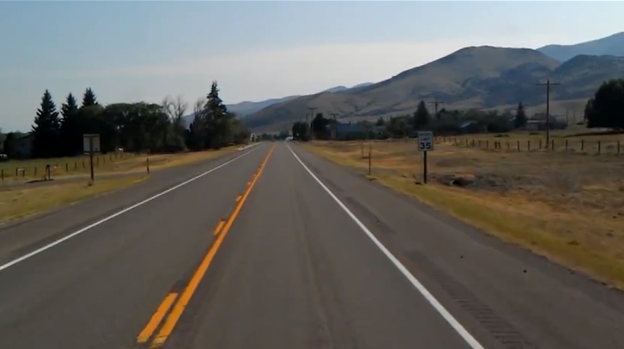
#> input picture test_image.png, 624 x 349 px
$ jupyter execute --allow-errors CaseStudyAssignment3_on_02_05_21.ipynb   (shell and % lines are left out)
#> lines starting #> are read from the running program, lines starting #| are printed output that depends on the picture; after the words box and inside, x2 and y2 are one past the last pixel; in counts of white or black regions, pixels touching at a corner belong together
- Course Name:    Computer Vision
- Course Code:	19AI621
- Course Advisor: Dr. Senthilkumar T
- Title:	Lane Detection for Autonomous Vehicles using Computer Vision Algorithm
- Submitted By:
    - Abhishek Gopinath [CB.EN.P2AID20002]
    - Alan Henry [CB.EN.P2AID20010]
    - Jiss Joseph Thomas [CB.EN.P2AID20024]

[cell 1]
from math import log10, sqrt
import cv2
import numpy as np
import os, sys, stat

from numpy import *
from numpy import random
from scipy.ndimage import filters

%pylab inline
import matplotlib.pyplot as plt
import matplotlib.image as mpimg

Importing Image

[cell 2]
image = "test_image.png"

[cell 3]
# im = cv2.imread(image)

[cell 4]
im = cv2.imread(image,0)
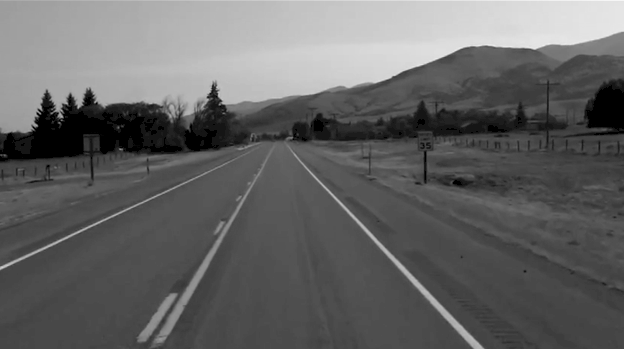
#> im: shape (349, 624); min 0, max 245, mean 100.2

## Spatial Domain Operations

### Image Smoothing

#### Average Filter

[cell 5]
m, n = im.shape
#> m = 349; n = 624

# Develop Averaging filter(3, 3) mask
mask = np.ones([3, 3], dtype = np.float32)
mask = mask / 9

# Convolve the 3x3 mask over the image
img_new = np.zeros([m, n])

for i in range(1, m-1):
    for j in range(1, n-1):
        temp = im[i-1, j-1]*mask[0, 0]+im[i-1, j]*mask[0, 1]+im[i-1, j + 1]*mask[0, 2]+im[i, j-1]*mask[1, 0]+ im[i, j]*mask[1, 1]+im[i, j + 1]*mask[1, 2]+im[i + 1, j-1]*mask[2, 0]+im[i + 1, j]*mask[2, 1]+im[i + 1, j + 1]*mask[2, 2]

        img_new[i, j]= temp

img_new = img_new.astype(np.uint8)

[cell 6]
cv2.imwrite("AverageFilter.png",img_new)
#> Out = True

[cell 7]
plt.subplot(121),plt.imshow(im, cmap='gray'),plt.title('Original')
plt.subplot(122),plt.imshow(img_new, cmap='gray'),plt.title('Enhanced')
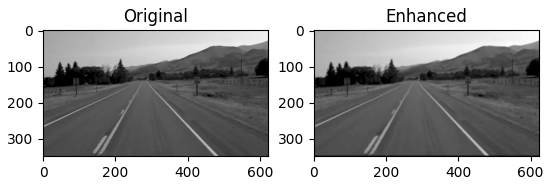
#> figure drawn by matplotlib, 2 panels

#### Weighted Average Filter

[cell 8]
m, n = im.shape
mask = np.ones([3, 3], dtype = np.float32)
mask[0, 1] = mask[1, 0] = mask[2, 1] = mask[1, 2]= 2
mask[1, 1] = 8
mask = mask / sum(mask)
img_new2 = np.zeros([m, n])
for i in range(1, m-1):
    for j in range(1, n-1):
        temp = im[i-1, j-1]*mask[0, 0]+im[i-1, j]*mask[0, 1]+im[i-1, j + 1]*mask[0, 2]+im[i, j-1]*mask[1, 0]+ im[i, j]*mask[1, 1]+im[i, j + 1]*mask[1, 2]+im[i + 1, j-1]*mask[2, 0]+im[i + 1, j]*mask[2, 1]+im[i + 1, j + 1]*mask[2, 2]
        img_new2[i, j]= temp
img_new2 = img_new2.astype(np.uint8)

[cell 9]
cv2.imwrite("WeightedAverageFilter.png",img_new2)
#> Out = True

[cell 10]
plt.subplot(121),plt.imshow(im, cmap='gray'),plt.title('Original')
plt.subplot(122),plt.imshow(img_new2, cmap='gray'),plt.title('Enhanced')

#### Gaussian Blurring

[cell 11]
blur = cv2.GaussianBlur(im,(3,3),0)

[cell 12]
cv2.imwrite("GaussianFilter.png",blur)
#> Out = True

[cell 13]
plt.subplot(121),plt.imshow(im, cmap='gray'),plt.title('Original')
plt.subplot(122),plt.imshow(blur, cmap='gray'),plt.title('Enhanced')

#### Median Filter

[cell 14]
m, n = im.shape

# Traverse the image. For every 3X3 area,
# find the median of the pixels and
# replace the ceter pixel by the median
median = np.zeros([m, n])

for i in range(1, m-1):
    for j in range(1, n-1):
        temp = [im[i-1, j-1],
               im[i-1, j],
               im[i-1, j + 1],
               im[i, j-1],
               im[i, j],
               im[i, j + 1],
               im[i + 1, j-1],
               im[i + 1, j],
               im[i + 1, j + 1]]

        temp = sorted(temp)
        median[i, j]= temp[4]

median1 = median.astype(np.uint8)

[cell 15]
cv2.imwrite("MedianFilter.png",median1)
#> Out = True

[cell 16]
plt.subplot(121),plt.imshow(im, cmap='gray'),plt.title('Original')
plt.subplot(122),plt.imshow(median1, cmap='gray'),plt.title('Enhanced')

### Image Sharpening

[cell 17]
n = int(input("Enter the kernal mask (4/-4/8/-8):"))
#> the answer given: 3
if (n == 4 or n == -4):
    kernel = np.array([[0, -n/4, 0],
                      [-n/4, n, -n/4],
                      [0, -n/4, 0]])
elif(n == 8 or n == -8):
    kernel = np.array([[-n/8, -n/8, -n/8],
                      [-n/8, n, -n/8],
                      [-n/8, -n/8, -n/8]])
else:
    print("You have chosen wrong input")
#> (the rest of this cell did not finish here and is left out)

#> (a cell that did not finish here is left out)

[cell 19]
plt.subplot(121),plt.imshow(im, cmap='gray'),plt.title('Original')
#> (the rest of this cell did not finish here and is left out)

#### Roberts and Sobel Filters

[cell 20]
from skimage import filters

[cell 21]
edge_roberts = filters.roberts(im)
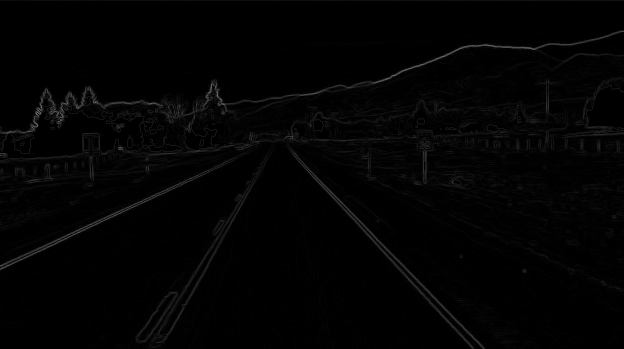
#> edge_roberts: shape (349, 624) float64; min 0, max 0.422, mean 0.0132
edge_sobel = filters.sobel(im)

[cell 22]
cv2.imwrite("RobertsFilter.png",edge_roberts)
cv2.imwrite("SobelFilter.png",edge_sobel)
#> Out = True

[cell 23]
plt.subplot(121),plt.imshow(edge_roberts, cmap='gray'),plt.title('Roberts Filter')
plt.subplot(122),plt.imshow(edge_sobel, cmap='gray'),plt.title('Sobel Filter')
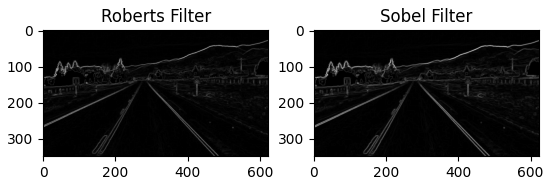
#> figure drawn by matplotlib, 2 panels

[cell 24]
cv2.imshow('name',edge_roberts)
k = cv2.waitKey(0)
#> (key Esc is pressed here)
if k == 27:         # wait for ESC key to exit
    cv2.destroyAllWindows()

[cell 25]
cv2.imshow('name',edge_sobel)
k = cv2.waitKey(0)
#> (key Esc is pressed here)
if k == 27:         # wait for ESC key to exit
    cv2.destroyAllWindows()

#### Gamma Transform

[cell 26]
gamma_corrected = np.array(255*(im / 255) ** 1.2, dtype = 'uint8')

[cell 27]
cv2.imwrite("GammaTransform.png",gamma_corrected)
#> Out = True

[cell 28]
plt.subplot(121),plt.imshow(im, cmap='gray'),plt.title('Original')
plt.subplot(122),plt.imshow(gamma_corrected, cmap='gray'),plt.title('Enhanced')

#### Log Transform

[cell 29]
c = 255/(np.log(1 + np.max(im)))
#> c = 46.32
log_transformed = c * np.log(1 + im)
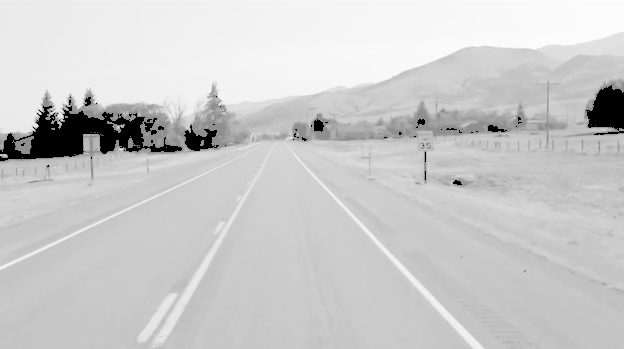
#> log_transformed: shape (349, 624) float16; min 0, max 254.9, mean 203.5
log_transformed = log_transformed.astype(np.uint8)

[cell 30]
cv2.imwrite("LogTransform.png",log_transformed)
#> Out = True

[cell 31]
plt.subplot(121),plt.imshow(im, cmap='gray'),plt.title('Original')
plt.subplot(122),plt.imshow(log_transformed, cmap='gray'),plt.title('Enhanced')

### Feature Extraction

#### Harris Corner Detection

#> (a cell that did not finish here is left out)

#> (a cell that did not finish here is left out)

#> (a cell that did not finish here is left out)

[cell 35]
plt.subplot(121),plt.imshow(im),plt.title('Original')
#> (the rest of this cell did not finish here and is left out)

[cell 36]
cv2.imshow('name', im)
k = cv2.waitKey(0)
#> (key Esc is pressed here)
if k == 27:         # wait for ESC key to exit
    cv2.destroyAllWindows()

#### SIFT (Scale-Invariant Feature Transform):

[cell 37]
gray= cv2.cvtColor(im,0)
sift = cv2.SIFT_create()
kp = sift.detect(gray,None)
#> kp = 354 keypoints; strongest (x, y, size): (89, 98, 7.5), (36, 125, 2.4), (79, 103, 5.9), (70, 99, 4.9)
im=cv2.drawKeypoints(gray, kp, im)
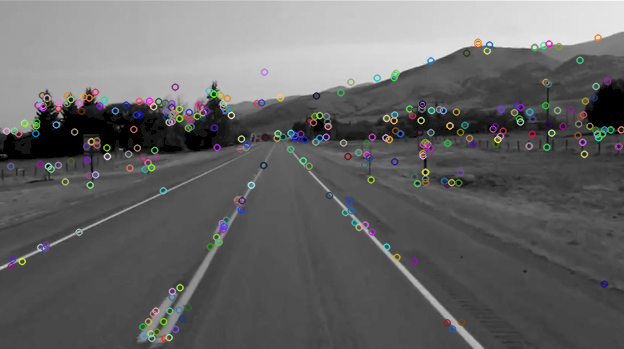
#> im: shape (349, 624, 4); mean B, G, R, A 101.8, 101.8, 101.8, 255
cv2.imwrite('SiftKeypoints.png', im)

im=cv2.drawKeypoints(gray,kp,im,flags=cv2.DRAW_MATCHES_FLAGS_DRAW_RICH_KEYPOINTS)
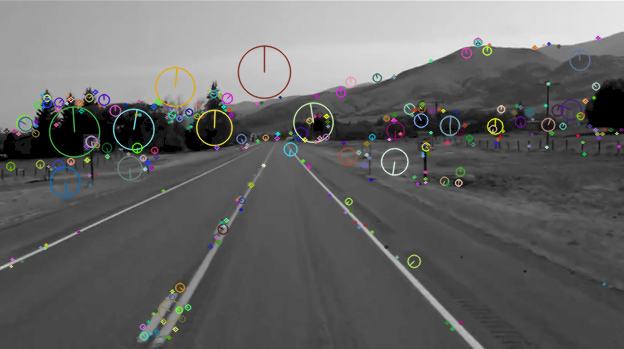
#> im: shape (349, 624, 4); 9.41% of pixels changed, all inside (x1, y1, x2, y2) = (2, 33, 624, 343)
cv2.imwrite('SiftKeypoints.png',im)
sift = cv2.SIFT_create()
kp, des = sift.detectAndCompute(gray,None)

[cell 38]
cv2.imshow('name', im)
k = cv2.waitKey(0)
#> (key Esc is pressed here)
